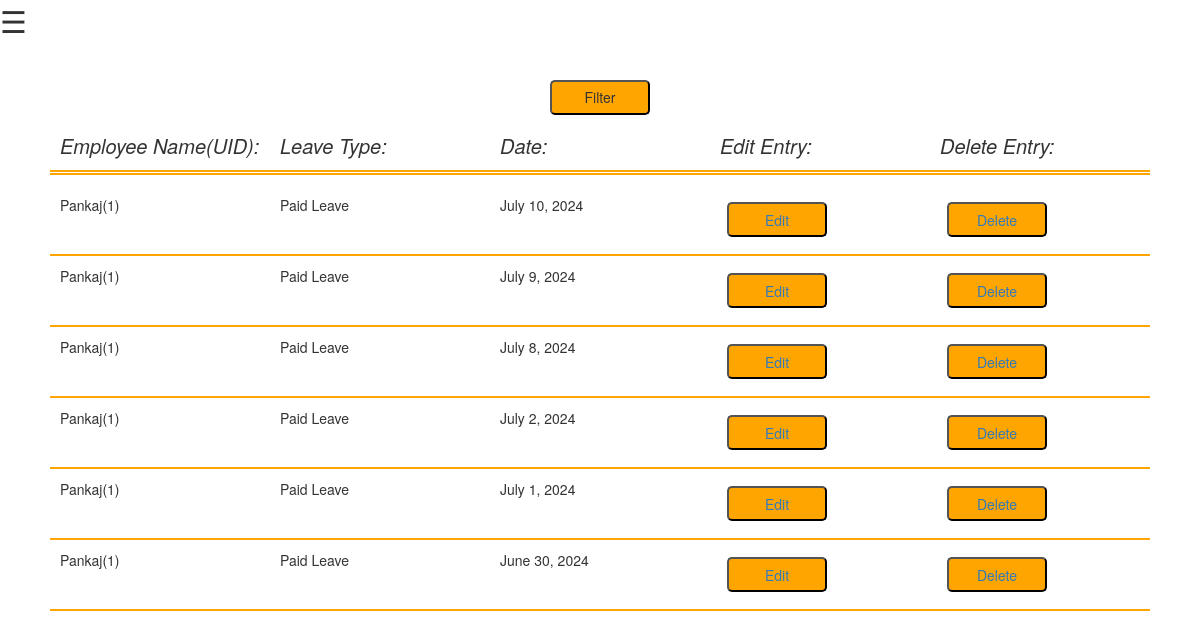
Page /tracker/showtracker/ on the earlier database version.
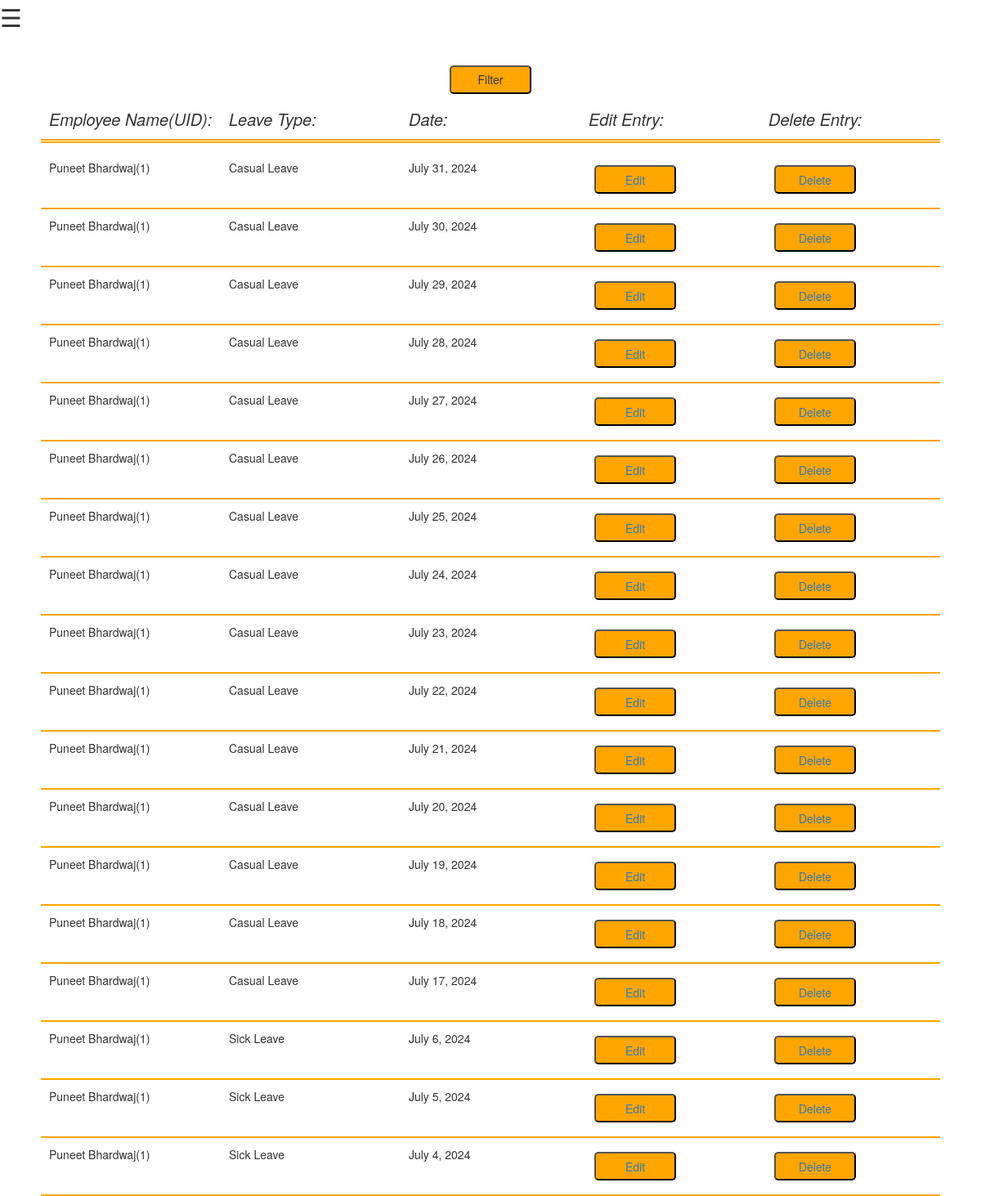
Same page on the later database version.
### tracker/models.py (models this page shows, shortened)
class Tracker(models.Model):
    tracker_id=models.AutoField(primary_key=True)
    employee= models.ForeignKey(Employee,on_delete=models.CASCADE)
    leave=models.ForeignKey(Leave,on_delete=models.CASCADE)
    date=models.DateField()
    class Meta:
        constraints=[
            models.UniqueConstraint(fields=['employee','date'],name='composite_primary_key')
        ]

### manager/models.py (models this page shows, shortened)
class Employee(models.Model):
    employee_uid = models.CharField(max_length=10, primary_key=True)
    employee_name=models.CharField(max_length=100)

class Leave(models.Model):
    leave_name=models.CharField(max_length=20, primary_key=True)
    leave_color=models.CharField(max_length=10)
    leave_alias=models.CharField(max_length=5,default='ALS')

### tracker/views.py (the view)
# urls.py: path('showtracker/',views.ShowTracker),
def ShowTracker(request):
    data=Tracker.objects.all().order_by("employee__employee_name","-date")
    leaves=Leave.objects.all()
    return render(request,'tracker/ShowTracker.html',{'data':data,'leaves':leaves})

### Template/tracker/ShowTracker.html (shortened to what this page needs)
{% extends 'tracker/Tracker_Basic.html' %}
    {% block head %}
    <link rel="stylesheet" href="/static/CSS/showitem.css" />
    <link rel="stylesheet" href="/static/CSS/formcss.css" />
    <link rel="stylesheet" href="/static/CSS/dropdown.css" />
    <link rel="stylesheet" href="https://maxcdn.bootstrapcdn.com/bootstrap/3.4.1/css/bootstrap.min.css">
    <link rel="stylesheet" href="/static/CSS/mymodel.css" />
{% endblock %}
{% block body %}
<div class="maindiv">
  <button type="button" data-toggle="modal" data-target="#FilterModal">Filter</button>
<div class="ttl row">
    <div class="col">
        Employee Name(UID):
    </div>
    <div class="col">
        Leave Type:
    </div>
    <div class="col">
        Date:
    </div>
    <div class="col">
        Edit Entry:
    </div>
    <div class="col">
        Delete Entry:
    </div>
</div>
{% for d in data %}
<div class="row">
    <div class="col">
        {{d.employee.employee_name}}({{d.employee.employee_uid}})
    </div>
    <div class="col">
        {{d.leave.leave_name}}
    </div>
    <div class="col">
        {{d.date}}
    </div>
    <div class="col">
        <a href="#" ><button type="button" data='{"tracker_id":"{{d.tracker_id}}","employee_name":"{{d.employee.employee_name}}","employee_uid":"{{d.employee.employee_uid}}","leave_name":"{{d.leave.leave_name}}","date_day":"{{d.date.day}}","date_month":"{{d.date.month}}","date_year":"{{d.date.year}}"}' data-toggle="modal" data-target="#myModal" class="edit_entry" >Edit</button></a>
    </div>
    <div class="col">
        <a href="/tracker/deleteentry/{{d.tracker_id}}" onclick="return confirm('Are you sure you want to delete this entry')"><button type="button" >Delete</button></a>
    </div>
</div>
{% endfor %}
</div>
{% endblock %}

Differences in the rows shown:
removed Tracker: employee.employee_name "Pankaj", employee.employee_uid "1", leave.leave_name "Paid Leave", date "July 10, 2024"
removed Tracker: employee.employee_name "Pankaj", employee.employee_uid "1", leave.leave_name "Paid Leave", date "July 9, 2024"
removed Tracker: employee.employee_name "Pankaj", employee.employee_uid "1", leave.leave_name "Paid Leave", date "July 8, 2024"
removed Tracker: employee.employee_name "Pankaj", employee.employee_uid "1", leave.leave_name "Paid Leave", date "July 2, 2024"
removed Tracker: employee.employee_name "Pankaj", employee.employee_uid "1", leave.leave_name "Paid Leave", date "July 1, 2024"
removed Tracker: employee.employee_name "Pankaj", employee.employee_uid "1", leave.leave_name "Paid Leave", date "June 30, 2024"
added Tracker: employee.employee_name "Puneet Bhardwaj", employee.employee_uid "1", leave.leave_name "Casual Leave", date "July 31, 2024"
added Tracker: employee.employee_name "Puneet Bhardwaj", employee.employee_uid "1", leave.leave_name "Casual Leave", date "July 30, 2024"
added Tracker: employee.employee_name "Puneet Bhardwaj", employee.employee_uid "1", leave.leave_name "Casual Leave", date "July 29, 2024"
added Tracker: employee.employee_name "Puneet Bhardwaj", employee.employee_uid "1", leave.leave_name "Casual Leave", date "July 28, 2024"
added Tracker: employee.employee_name "Puneet Bhardwaj", employee.employee_uid "1", leave.leave_name "Casual Leave", date "July 27, 2024"
added Tracker: employee.employee_name "Puneet Bhardwaj", employee.employee_uid "1", leave.leave_name "Casual Leave", date "July 26, 2024"
added Tracker: employee.employee_name "Puneet Bhardwaj", employee.employee_uid "1", leave.leave_name "Casual Leave", date "July 25, 2024"
added Tracker: employee.employee_name "Puneet Bhardwaj", employee.employee_uid "1", leave.leave_name "Casual Leave", date "July 24, 2024"
added Tracker: employee.employee_name "Puneet Bhardwaj", employee.employee_uid "1", leave.leave_name "Casual Leave", date "July 23, 2024"
added Tracker: employee.employee_name "Puneet Bhardwaj", employee.employee_uid "1", leave.leave_name "Casual Leave", date "July 22, 2024"
added Tracker: employee.employee_name "Puneet Bhardwaj", employee.employee_uid "1", leave.leave_name "Casual Leave", date "July 21, 2024"
added Tracker: employee.employee_name "Puneet Bhardwaj", employee.employee_uid "1", leave.leave_name "Casual Leave", date "July 20, 2024"
added Tracker: employee.employee_name "Puneet Bhardwaj", employee.employee_uid "1", leave.leave_name "Casual Leave", date "July 19, 2024"
added Tracker: employee.employee_name "Puneet Bhardwaj", employee.employee_uid "1", leave.leave_name "Casual Leave", date "July 18, 2024"
added Tracker: employee.employee_name "Puneet Bhardwaj", employee.employee_uid "1", leave.leave_name "Casual Leave", date "July 17, 2024"
added Tracker: employee.employee_name "Puneet Bhardwaj", employee.employee_uid "1", leave.leave_name "Sick Leave", date "July 6, 2024"
added Tracker: employee.employee_name "Puneet Bhardwaj", employee.employee_uid "1", leave.leave_name "Sick Leave", date "July 5, 2024"
added Tracker: employee.employee_name "Puneet Bhardwaj", employee.employee_uid "1", leave.leave_name "Sick Leave", date "July 4, 2024"
